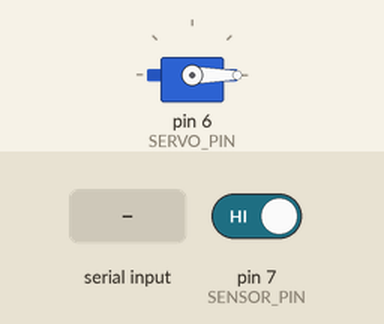
The sketch below on a simulated Arduino Uno, built with avr-gcc and run on an emulated ATmega328P. Shown: servo. The test bench sets the inputs (shaded band); at power-on: pin 7 (SENSOR_PIN) HIGH. What the sketch prints to the serial monitor is not drawn.

Above: at 1.2 s.
1.3 s: "FEED\n" received over Serial
At 1.6 s:
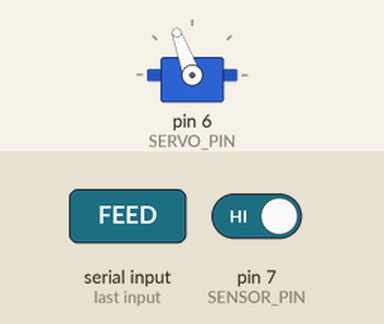
Timing chart, 0 to 4.8 s (numbered marks = the images above; inputs shaded):
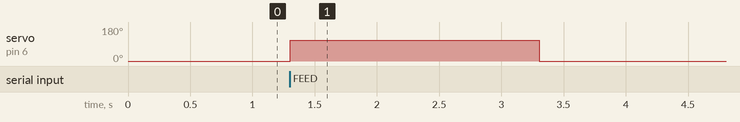

The sketch:

PawPortion.ino
```cpp
#include <Servo.h>

// these constants store the pin numbers so i don’t use random numbers.
const int SENSOR_PIN = 7;
const int SERVO_PIN  = 6;

// this creates the servo object that controls the food door.
Servo tap_servo;

// this controls how long arduino waits before allowing another feed.
// without this, the IR sensor could trigger repeatedly if something stays in front of it.
const unsigned long COOLDOWN_MS = 4000;

// these variables track the feeding state.
unsigned long lastFedTime = 0;
bool isDispensing = false;

// feeding function
void dispenseFood() {

  // this becomes true while feeding is happening,
  // so the code doesn’t trigger another feed at the same time.
  isDispensing = true;

  // this opens the servo to release food, waits, then closes it again.
  tap_servo.write(110);
  delay(2000);
  tap_servo.write(0);
  delay(300);

  // this saves when the last feeding happened.
  // it is used for the cooldown check later.
  lastFedTime = millis();
  isDispensing = false;

  // this tells p5 that feeding finished,
  // so it can update the pet mood and dashboard.
  Serial.println("DONE");
}

// setup
void setup() {

  // this starts serial communication so p5 and arduino can talk.
  Serial.begin(9600);

  // this sets the IR sensor as input because we read from it.
  pinMode(SENSOR_PIN, INPUT);

  // this attaches the servo and starts it in the closed position.
  tap_servo.attach(SERVO_PIN);
  tap_servo.write(0);
}

// loop
void loop() {

  // this checks if p5 sent a command through serial.
  // if the command is "FEED", arduino dispenses food immediately.
  if (Serial.available() > 0) {
    String cmd = Serial.readStringUntil('\n');
    cmd.trim();

    if (cmd == "FEED") {
      dispenseFood();
    }
  }

  // this checks the IR sensor only when not already feeding.
  if (!isDispensing) {

    unsigned long now = millis();

    // this checks if enough time passed since the last feeding.
    bool cooldownOver = (now - lastFedTime) >= COOLDOWN_MS;

    if (cooldownOver) {

      int sensorVal = digitalRead(SENSOR_PIN);

      // for this sensor, 0 means something is detected.
      // when detected, feeding starts automatically.
      if (sensorVal == 0) {
        dispenseFood();
      }
    }
  }
}
```

Measured:
- after the input at 1.3 s, servo on pin 6 (SERVO_PIN): 0° → 110° at once, → 0° 2.0 s later
